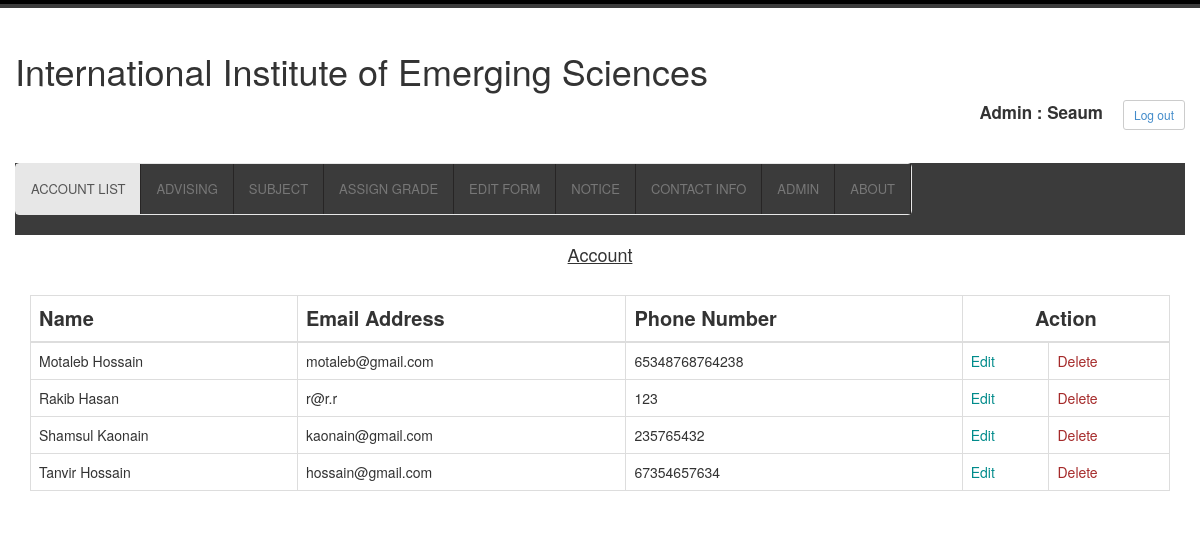
Page /includes/admin-page.php (signed in) on the committed database.
### tables this page shows
CREATE TABLE `a` (
  `id` int(11) NOT NULL,
  `name` varchar(100) NOT NULL,
  `email` varchar(100) NOT NULL,
  `phno` varchar(15) NOT NULL,
  `password` varchar(20) NOT NULL
);

### includes/admin-page.php (called while the page is built, shortened)
<?php
include 'admin-header.php';
include 'account-list.php';
?>

### includes/account-list.php (the view, shortened to what this page needs)
<?php
include_once 'admin-header.php';
$conn = mysqli_connect('localhost','root','','std_mng');
?>
<link href="bootstrap.min.css" rel="stylesheet">
    <body">
        <div class="container">
            <h4 style="text-align: center; padding-bottom: 20px; text-decoration: underline; ">
                            Account </h4>
    <div class="row">
        <div class="col-lg-12">
            <table class="table table-bordered">
                <thead id="th1">
                    <tr>
                <td>Name</td>
                <td>Email Address</td>
                <td>Phone Number</td>
                <td colspan="2" style="text-align: center">Action</td>
                    </tr>
                </thead>
                <?php
                $query = "SELECT id,name,email,phno FROM a ORDER BY name";
                $result = mysqli_query($conn,$query);
                while($student= mysqli_fetch_assoc($result)){?>
                <tr style="font-size:14px">
                    <td><?php echo $student['name']; ?></td>
                    <td><?php echo $student['email']; ?></td>
                    <td><?php echo $student['phno']; ?></td>
                    <td><a style="color:DarkCyan" href="account-edit.php?id=<?php echo $student['id']?>">Edit</a></td>
                    <td><a style="color:brown" href="account-list.php?id=<?php echo $student['id']?>&act=del">Delete</a></td>
                </tr>
                    <?php
                }
                ?>
            </table>
        </div>
    </div>
</div>
    </body>

### css/style.css (style rules this page uses)
body { font-family: 'open_sansregular'; background:#ffffff; font-size: 100%; }

### includes/account-list.php (style rules this page uses)
#th1 { font-weight: bold; font-size: 20px; }

### rows in the picture
a: name "Motaleb Hossain", email "motaleb@gmail.com", phno "65348768764238"
a: name "Rakib Hasan", email "r@r.r", phno "123"
a: name "Shamsul Kaonain", email "kaonain@gmail.com", phno "235765432"
a: name "Tanvir Hossain", email "hossain@gmail.com", phno "67354657634"

### other values in the picture
$_SESSION['adminName'] "Seaum"
